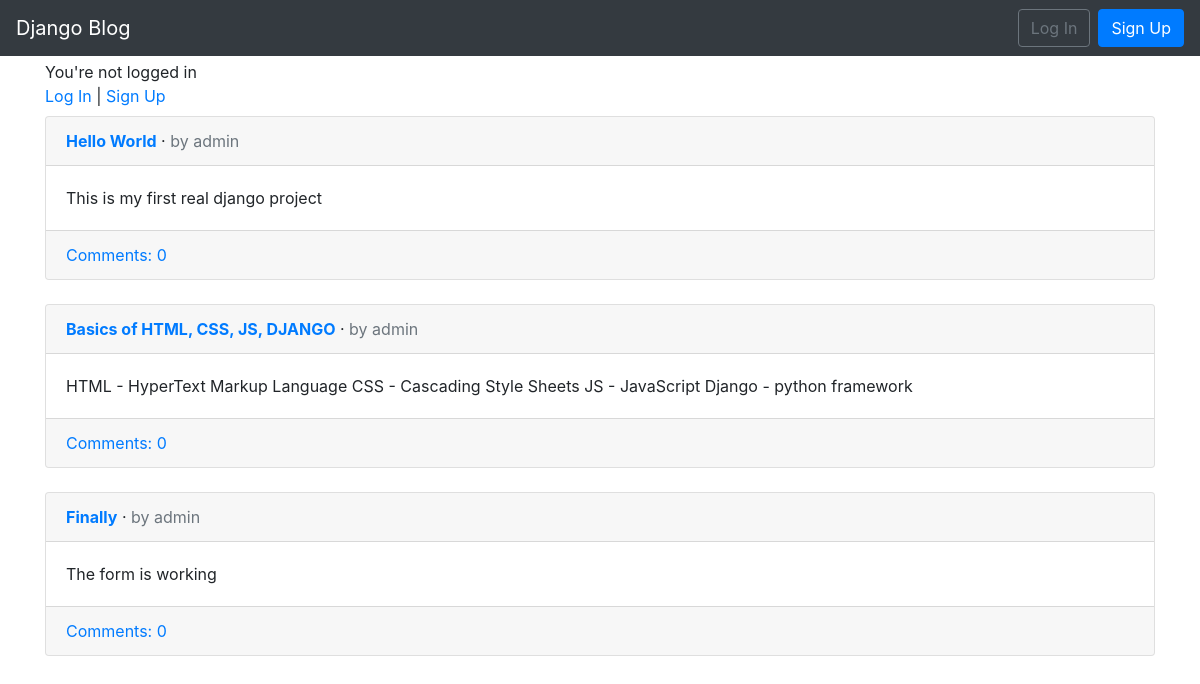
The app's page /, older data.
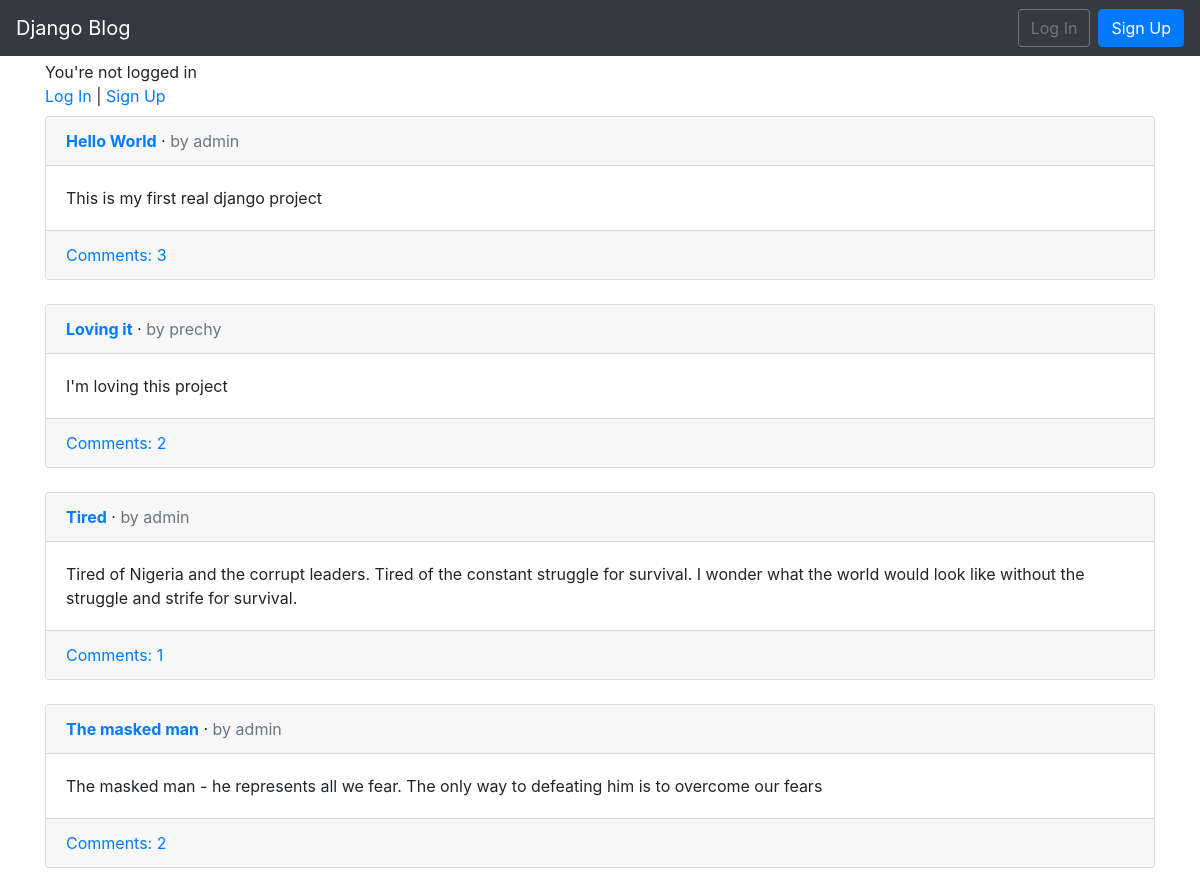
The same page, newer data.
### blog/models.py (models this page shows, shortened)
class Post(models.Model):
    title = models.CharField(max_length=200)
    author = models.ForeignKey(get_user_model(), on_delete=models.CASCADE,)
    body = models.TextField()

### blog/views.py (the view)
# urls.py: path('', BlogListView.as_view(), name='home'),
class BlogListView(ListView):
    model = Post
    template_name = 'home.html'

### templates/home.html
{% extends 'base.html' %}
{% block content %}
    {% if user.is_authenticated %}
        <p class="font-weight-bold">Welcome {{ user.username }}!</p>
    {% else %}
        <div class="mt-1 mb-2">
            <p class="m-0">You're not logged in</p>
            <a href="{% url 'login' %}">Log In</a>  |
            <a href="{% url 'signup' %}">Sign Up</a>
        </div>
    {% endif %}
    {% for post in object_list %}
        <div class="card">
            <div class="card-header">
                <a class="font-weight-bold" href="{% url 'post_detail' post.pk %}">{{ post.title }}</a> &middot;
                <span class="text-muted">by {{ post.author }}</span>
            </div>
            <div class="card-body">
                {{ post.body }}
            </div>
            <div class="card-footer">
                <a href="{% url 'post_detail' post.pk %}">Comments: {{ post.comments.count }}</a>
            </div>
        </div>
        <br>
    {% endfor %}
{% endblock %}

### templates/base.html (shortened to what this page needs)
{% load static %}
<!DOCTYPE html>
<html lang="en">
<head>
    <link rel="stylesheet" href="https://stackpath.bootstrapcdn.com/bootstrap/4.3.1/css/bootstrap.min.css">
</head>
<body>
    <nav class="navbar navbar-expand-lg navbar-dark bg-dark">
        <a class="navbar-brand" href="{% url 'home' %}">Django Blog</a>
        <div class="collapse navbar-collapse" id="navbarSupportedContent">
            {% if user.is_authenticated %}
                <ul class="navbar-nav ml-auto">
                    <li class="nav-item">
                        <a class="nav-link dropdown-toggle" href="#" id="navbarDropdown" role="button" data-toggle="dropdown" aria-haspopup="true" aria-expanded="false">
                            {{ user.username }}
                        </a>
                        <div class="dropdown-menu dropdown-menu-lg-right" aria-labelledby="navbarDropdown">
                            <a class="dropdown-item" href="{% url 'post_new' %}">Add new post</a>
                            <div class="dropdown-divider"></div>
                            <a class="dropdown-item" href="{% url 'logout' %}">Log Out</a>
                        </div>
                    </li>
                </ul>
            {% else %}
                <form class="form-inline ml-auto">
                    <a href="{% url 'login' %}" class="btn btn-outline-secondary">Log In</a>
                    <a href="{% url 'signup' %}" class="btn btn-primary ml-2">Sign Up</a>
                </form>
            {% endif %}
        </div>
    </nav>
    <main>
        <div class="container">
            {% block content %}
            {% endblock content %}
        </div>
    </main>
</body>
</html>

Row changes from the older to the newer data that the page shows:
removed Post: title "Basics of HTML, CSS, JS, DJANGO", author "admin", body "HTML - HyperText Markup Language CSS - Cascading Style Sheets JS - JavaScript Django - python framework", comments.count "0"
removed Post: title "Finally", author "admin", body "The form is working", comments.count "0"
computed for Post "Hello World": comments.count "0" → "3"
added Post: title "Loving it", author "prechy", body "I'm loving this project", comments.count "2"
added Post: title "Tired", author "admin", body "Tired of Nigeria and the corrupt leaders. Tired of the constant struggle for survival. I wonder what the world would look like without the struggle and strife for survival.", comments.count "1"
added Post: title "The masked man", author "admin", body "The masked man - he represents all we fear. The only way to defeating him is to overcome our fears", comments.count "2"
